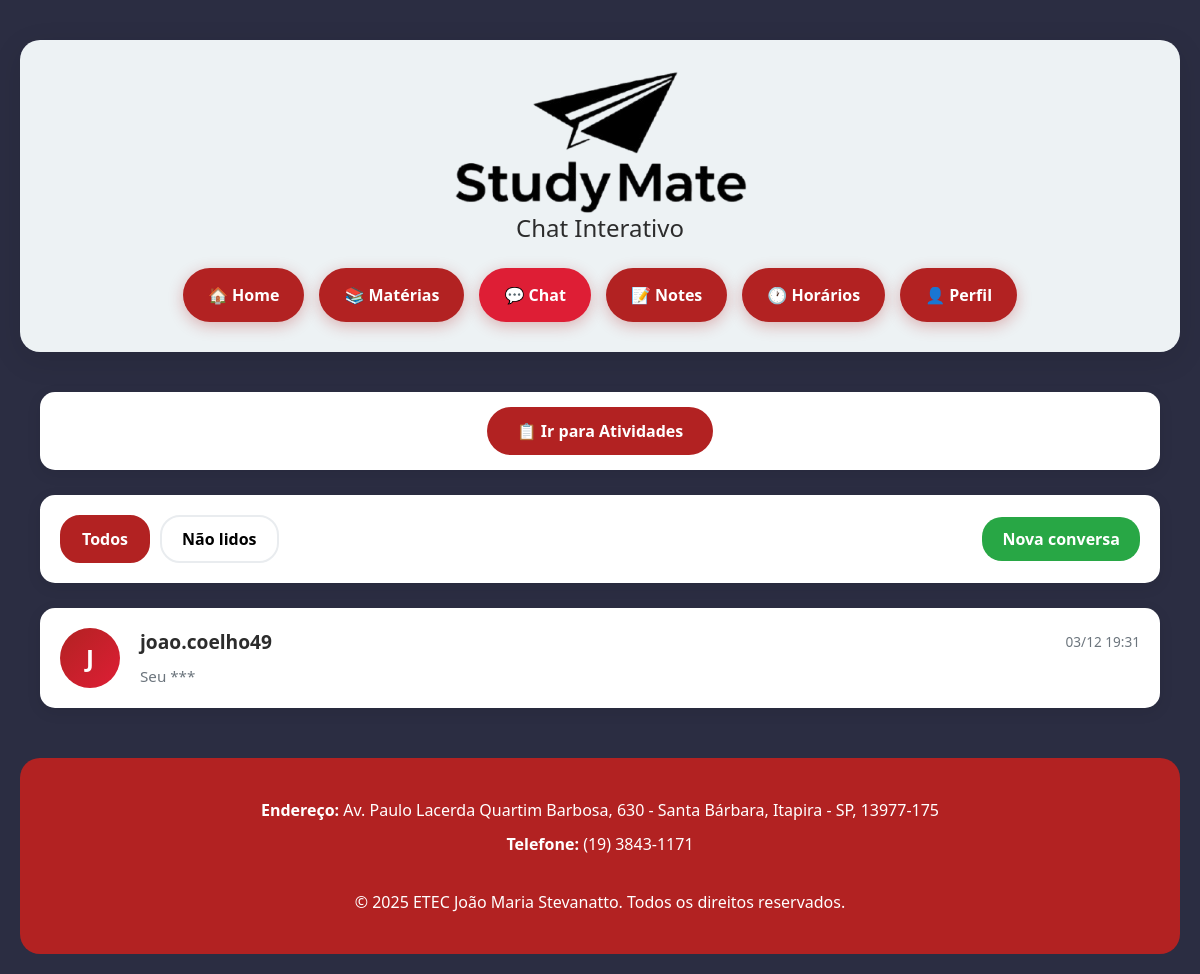
Before: /chat/ (signed in) with the older database file.
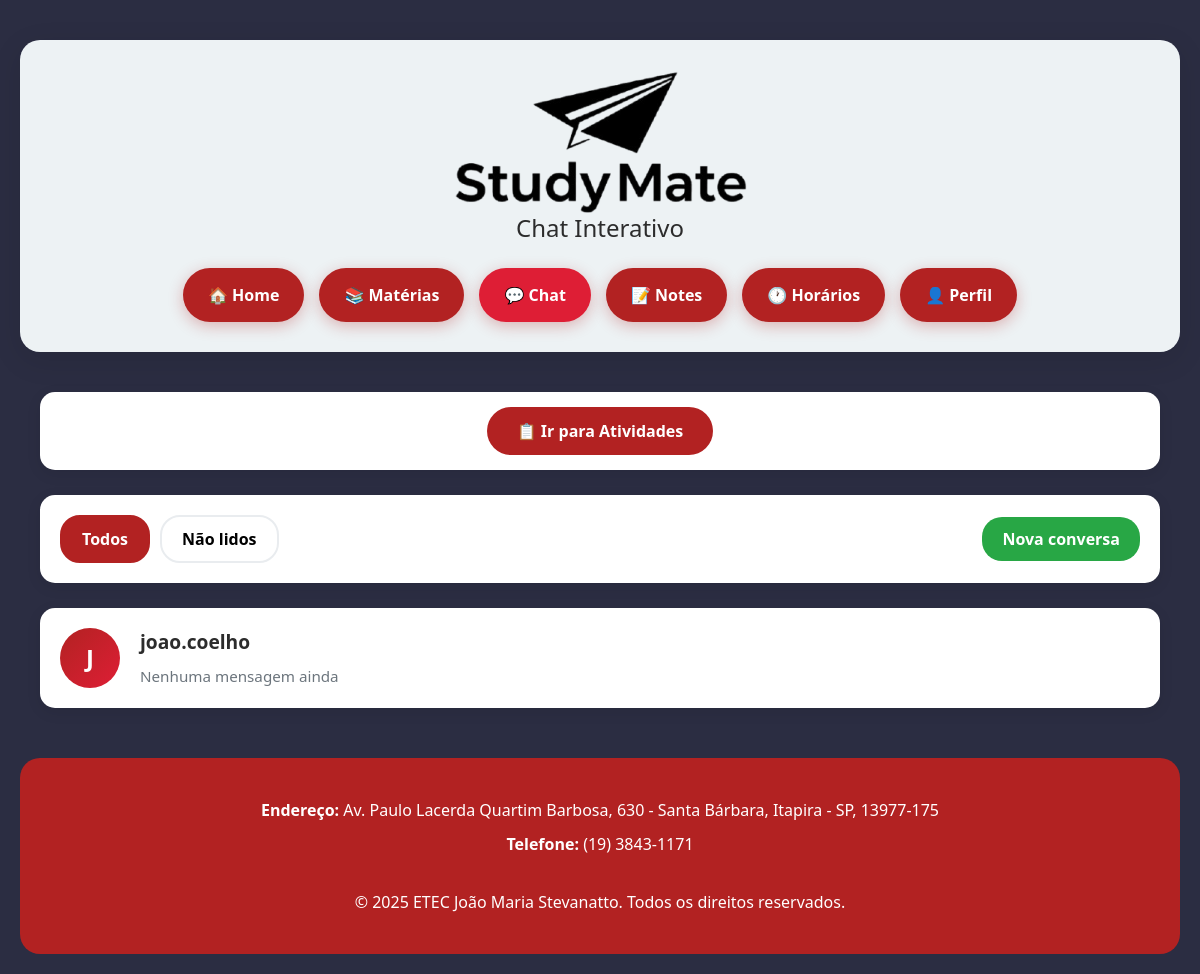
After: the same page with the newer database file.
### chat/models.py (models this page shows, shortened)
class Chat(models.Model):
    remetente = models.ForeignKey(
        User,
        related_name="chats_enviados",
        on_delete=models.CASCADE,
        verbose_name='Remetente'
    )
    destinatario = models.ForeignKey(
        User,
        related_name="chats_recebidos",
        on_delete=models.CASCADE,
        verbose_name='Destinatário'
    )
    data_criacao = models.DateTimeField(auto_now_add=True, verbose_name='Criado em')
    class Meta:
        verbose_name = 'Chat'
        verbose_name_plural = 'Chats'
        ordering = ['-data_criacao']
        unique_together = ('remetente', 'destinatario')
    def get_ultima_mensagem(self):
        return self.mensagens.order_by('-data_envio').first()
    def get_mensagens_nao_lidas(self, usuario):
        return self.mensagens.filter(
            remetente=self.get_outro_usuario(usuario),
            lida=False
        ).count()
    def get_outro_usuario(self, usuario):
        if self.remetente == usuario:
            return self.destinatario
        return self.remetente

class Mensagem(models.Model):
    chat = models.ForeignKey(
        Chat,
        related_name="mensagens",
        on_delete=models.CASCADE,
        verbose_name='Chat'
    )
    remetente = models.ForeignKey(
        User,
        related_name="mensagens_enviadas",
        on_delete=models.CASCADE,
        verbose_name='Remetente'
    )
    mensagem = models.TextField(verbose_name='Mensagem')
    anexo = models.FileField(
        upload_to='chat_anexos/',
        null=True,
        blank=True,
        validators=[validate_file_size_chat, validate_file_extension_chat],
        verbose_name='Anexo'
    )
    data_envio = models.DateTimeField(auto_now_add=True, verbose_name='Enviado em')
    lida = models.BooleanField(default=False, verbose_name='Lida')
    data_leitura = models.DateTimeField(null=True, blank=True, verbose_name='Lida em')
    class Meta:
        verbose_name = 'Mensagem'
        verbose_name_plural = 'Mensagens'
        ordering = ['data_envio']

### accounts/models.py (models this page shows, shortened)
class User(AbstractUser):
    USER_TYPE_CHOICES = (
        ('admin', 'Administrador'),
        ('professor', 'Professor'),
        ('aluno', 'Aluno'),  # Atualizado de 'estudante' para 'aluno'
    )
    user_type = models.CharField(
        max_length=20,
        choices=USER_TYPE_CHOICES,
        default='aluno',  # Atualizado
        verbose_name='Tipo de Usuário'
    )
    matricula = models.CharField(max_length=20, blank=True, null=True, verbose_name='Matrícula')
    telefone = models.CharField(max_length=15, blank=True, null=True, verbose_name='Telefone')
    first_login = models.BooleanField(default=True, verbose_name='Primeiro Login')
    class Meta:
        verbose_name = 'Usuário'
        verbose_name_plural = 'Usuários'

### chat/views.py (the view)
# urls.py: path('', views.lista_chats, name='lista'),
@login_required
def lista_chats(request):
    user = request.user
    chats = Chat.objects.filter(
        Q(remetente=user) | Q(destinatario=user)
    ).annotate(
        ultima_mensagem_data=Max('mensagens__data_envio')
    ).order_by('-ultima_mensagem_data')
    filtro = request.GET.get('filtro', '')
    if filtro == 'nao_lidos':
        chats = [chat for chat in chats if chat.get_mensagens_nao_lidas(user) > 0]
    chats_data = []
    for chat in chats:
        outro_usuario = chat.get_outro_usuario(user)
        ultima_msg = chat.get_ultima_mensagem()
        nao_lidas = chat.get_mensagens_nao_lidas(user)
        chats_data.append({
            'chat': chat,
            'outro_usuario': outro_usuario,
            'ultima_mensagem': ultima_msg,
            'nao_lidas': nao_lidas,
        })
    context = {
        'chats_data': chats_data,
        'filtro_atual': filtro,
    }
    return render(request, 'chat/lista_chats.html', context)

### chat/templates/chat/lista_chats.html (shortened to what the changed rows need)
<!DOCTYPE html>
<html lang="pt-br">
<head>
    {% load static %}
    <link href="https://cdn.jsdelivr.net/npm/bootstrap@5.3.0/dist/css/bootstrap.min.css" rel="stylesheet">
</head>
<body>
    <div class="container1">
        <div class="container">
            <div class="chats-list" id="chatsList">
                {% for item in chats_data %}
                    <div class="chat-card" onclick="openChat({{ item.chat.id }})" data-chat-id="{{ item.chat.id }}">
                        <div class="chat-avatar">
                            {{ item.outro_usuario.username|slice:":1"|upper }}
                        </div>
                        <div class="chat-info">
                            <div class="chat-header">
                                <span class="chat-name">{{ item.outro_usuario.username }}</span>
                                {% if item.ultima_mensagem %}
                                    <span class="chat-time">{{ item.ultima_mensagem.data_envio|date:"d/m H:i" }}</span>
                                {% endif %}
                            </div>
                            <div style="display: flex; justify-content: space-between; align-items: center;">
                                <div class="chat-preview">
                                    {% if item.ultima_mensagem %}
                                        {{ item.ultima_mensagem.mensagem|truncatewords:8 }}
                                    {% else %}
                                        Nenhuma mensagem ainda
                                    {% endif %}
                                </div>
                            </div>
                        </div>
                    </div>
                {% empty %}
                    <div class="empty-state">
                        <div style="font-size: 4rem; margin-bottom: 20px;">💬</div>
                        <h3>Nenhuma conversa ainda</h3>
                        <p>Clique em "Nova conversa" para começar a conversar!</p>
                    </div>
                {% endfor %}
            </div>
        </div>
    </div>
</body>
</html>

Changed rows visible on the page:
removed Chat: outro_usuario.username "J", outro_usuario.username "joao.coelho49", ultima_mensagem.data_envio "03/12 19:31", ultima_mensagem.mensagem "Seu ***"
added Chat: outro_usuario.username "J", outro_usuario.username "joao.coelho", shows "Nenhuma mensagem ainda"
